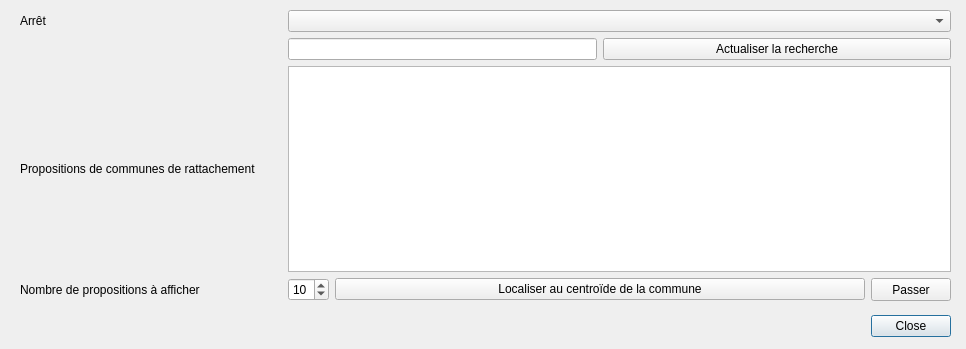
<?xml version="1.0" encoding="UTF-8"?>
<ui version="4.0">
 <class>Dialog</class>
 <widget class="QDialog" name="Dialog">
  <property name="geometry">
   <rect>
    <x>0</x>
    <y>0</y>
    <width>966</width>
    <height>349</height>
   </rect>
  </property>
  <property name="windowTitle">
   <string>Correction de la position des arrêts</string>
  </property>
  <widget class="QDialogButtonBox" name="buttonBox">
   <property name="geometry">
    <rect>
     <x>830</x>
     <y>310</y>
     <width>121</width>
     <height>32</height>
    </rect>
   </property>
   <property name="orientation">
    <enum>Qt::Horizontal</enum>
   </property>
   <property name="standardButtons">
    <set>QDialogButtonBox::Close</set>
   </property>
  </widget>
  <widget class="QWidget" name="layoutWidget">
   <property name="geometry">
    <rect>
     <x>20</x>
     <y>10</y>
     <width>931</width>
     <height>291</height>
    </rect>
   </property>
   <layout class="QGridLayout" name="gridLayout">
    <item row="1" column="1" colspan="2">
     <widget class="QLineEdit" name="lineEditArret"/>
    </item>
    <item row="2" column="1" colspan="4">
     <widget class="QTableView" name="tableViewPropositionsCommunes">
      <property name="alternatingRowColors">
       <bool>true</bool>
      </property>
      <property name="selectionMode">
       <enum>QAbstractItemView::SingleSelection</enum>
      </property>
      <property name="selectionBehavior">
       <enum>QAbstractItemView::SelectRows</enum>
      </property>
      <property name="sortingEnabled">
       <bool>true</bool>
      </property>
     </widget>
    </item>
    <item row="3" column="0">
     <widget class="QLabel" name="label_3">
      <property name="text">
       <string>Nombre de propositions à afficher</string>
      </property>
     </widget>
    </item>
    <item row="3" column="1">
     <widget class="QSpinBox" name="spinBoxNbPropositions">
      <property name="sizePolicy">
       <sizepolicy hsizetype="Fixed" vsizetype="Fixed">
        <horstretch>0</horstretch>
        <verstretch>0</verstretch>
       </sizepolicy>
      </property>
      <property name="value">
       <number>10</number>
      </property>
     </widget>
    </item>
    <item row="1" column="3" colspan="2">
     <widget class="QPushButton" name="pushButtonActualiser">
      <property name="text">
       <string>Actualiser la recherche</string>
      </property>
     </widget>
    </item>
    <item row="2" column="0">
     <widget class="QLabel" name="label_2">
      <property name="text">
       <string>Propositions de communes de rattachement</string>
      </property>
     </widget>
    </item>
    <item row="0" column="0">
     <widget class="QLabel" name="label">
      <property name="text">
       <string>Arrêt</string>
      </property>
     </widget>
    </item>
    <item row="0" column="1" colspan="4">
     <widget class="QComboBox" name="comboBoxArrets">
      <property name="sizePolicy">
       <sizepolicy hsizetype="Expanding" vsizetype="Fixed">
        <horstretch>0</horstretch>
        <verstretch>0</verstretch>
       </sizepolicy>
      </property>
     </widget>
    </item>
    <item row="3" column="4">
     <widget class="QPushButton" name="pushButtonPasser">
      <property name="sizePolicy">
       <sizepolicy hsizetype="Fixed" vsizetype="Minimum">
        <horstretch>0</horstretch>
        <verstretch>0</verstretch>
       </sizepolicy>
      </property>
      <property name="text">
       <string>Passer</string>
      </property>
     </widget>
    </item>
    <item row="3" column="2" colspan="2">
     <widget class="QPushButton" name="pushButtonLocaliserArret">
      <property name="text">
       <string>Localiser au centroïde de la commune</string>
      </property>
     </widget>
    </item>
   </layout>
  </widget>
 </widget>
 <resources/>
 <connections>
  <connection>
   <sender>buttonBox</sender>
   <signal>accepted()</signal>
   <receiver>Dialog</receiver>
   <slot>accept()</slot>
   <hints>
    <hint type="sourcelabel">
     <x>248</x>
     <y>254</y>
    </hint>
    <hint type="destinationlabel">
     <x>157</x>
     <y>274</y>
    </hint>
   </hints>
  </connection>
  <connection>
   <sender>buttonBox</sender>
   <signal>rejected()</signal>
   <receiver>Dialog</receiver>
   <slot>reject()</slot>
   <hints>
    <hint type="sourcelabel">
     <x>316</x>
     <y>260</y>
    </hint>
    <hint type="destinationlabel">
     <x>286</x>
     <y>274</y>
    </hint>
   </hints>
  </connection>
 </connections>
</ui>
